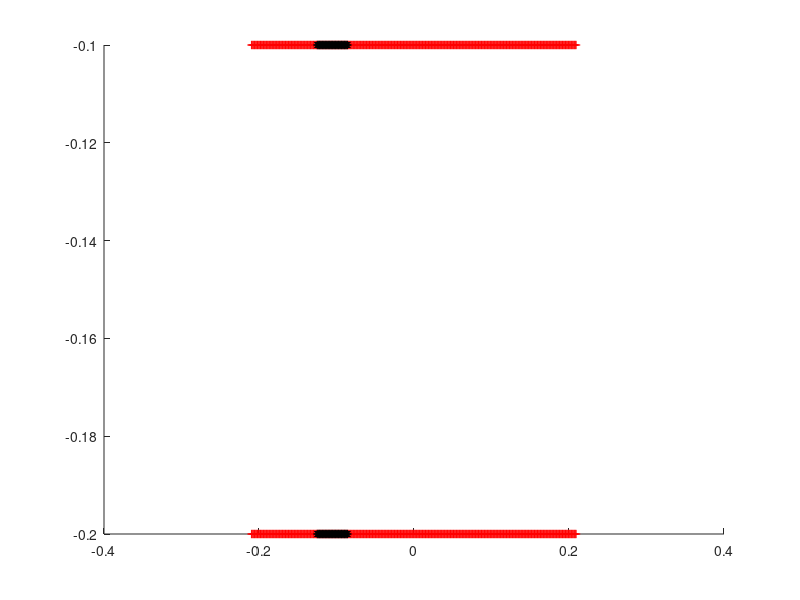

Source code (MATLAB):
L = 1;                              % length of computational domain (m)
N = 512;                            % number of Cartesian grid meshwidths at the finest level of the AMR grid
dx = L/N;                           % Cartesian mesh width (m)
ds = L/(2*N);                       % space between boundary points in straight tube

%%%%%%%%%%%%%%%%%%%%%%%%%%%%%%%%%%%%%%%%%%%%%%%%%%%
%%%%%%%%%%%%%%%%%%%%%%%%%%%%%%%%%%%%%%%%%%%%%%%%%%%
%Parameters for the racetrack

Let = 0.4;                          % Length of elastic tube (m)
Nend = 10;                          % Number of rigid points on each end of elastic section
Lt = Let+2*Nend*ds;                 % Length of straight section with three rigid points on each end
Llong = 0.10;                        % Lenght of long end of the tube

diameter = 0.1;                     % diameter of the tube
R2 = 0.1;                           % radius of inner wall
R1 = R2+diameter;                   % radius of outer wall

Nstraight = 2*ceil(Lt/ds);          % number of points along each straight section
%Ncurve = 2*ceil(pi*R1/ds);          % number of points along each curved section
Nrace = 4*ceil(Llong/ds);         % number of points making up the racetrack part
%Nrace = Nstraight+2*Ncurve;         % number of points making up the racetrack part
%dtheta = pi/(Ncurve/2);             % angle increment for drawing curved edges

mesh_name = 'heart_';               % structure name

centery = 0;                        % y-position of center of curved sections
centerx1 = -0.5*Lt;                 % x-position of center of left curved section
centerx2 = 0.5*Lt;                  % x-position of center of right curved section

%%%%%%%%%%%%%%%%%%%%%%%%%%%%%%%%%%%%%%%%%%%%%%%%%%%%%%%%%%
%%%%%%%%%%%%%%%%%%%%%%%%%%%%%%%%%%%%%%%%%%%%%%%%%%%%%%%%%
% Parameters for the pericardium
Dp = 2*diameter;                    %diameter of the pericardium
Nperi = 2*ceil((Dp-diameter)/ds);  % number of boundary points along the sides of the pericardium
Nperitot = Nperi + Nstraight;       % total number of pericardium points

%%%%%%%%%%%%%%%%%%%%%%%%%%%%%%%%%%%%%%%%%%%%%%%%%%%%%%%%%%
%%%%%%%%%%%%%%%%%%%%%%%%%%%%%%%%%%%%%%%%%%%%%%%%%%%%%%%%%
% Parameters for the actuator
La = 0.04;                          % length of the actuator section
NLa = ceil(La/ds);                  % number of points along each actuator
Ca = 0.25*Lt;                       % center of the actuator section
NCa = ceil(ceil(Nstraight/2)*Ca/Lt); % index of the center point
Na1 = NCa - ceil(NLa/2);            % index of the starting point with respect to the elastic section
Na2 = Na1+NLa-1;                    % index of the ending point with respect to the elastic section

%%%%%%%%%%%%%%%%%%%%%%%%%%%%%%%%%%%%%%%%%%%
%%%%%%%%%%%%%%%%%%%%%%%%%%%%%%%%%%%%%%%%%%%
% material parameters
kappa_spring = 2.0e0;               % spring constant (Newton)
kappa_beam = 5.0e-1;                 % beam stiffness constant (Newton m^2)
kappa_target = kappa_spring;        % target point penalty spring constant (Newton)


%%%%%%%%%%%%%
% Plotting things 

figure(1)
hold on

%%%%%%%%%%%%%%%%%%%%%%%%%%%%%%%%%%%%%%%%%%%%%%%%%%%%%%%%%%%%%%%%%%%%%%%%%%%%%%%%
%%%%%%%%%%%%%%%%%%%%%%%%%%%%%%
% Make the elastic section of the tube
% Write out the vertex information

vertex_fid = fopen([mesh_name 'tube_' num2str(N) '.vertex'], 'w');
fprintf(vertex_fid, '%d\n', Nstraight);

%top part
for i=1:ceil(Nstraight/2),
    ytop = centery-R2;
    xtop = -Lt/2+(i-1)*ds;
    plot(xtop,ytop,'r-+')
    fprintf(vertex_fid, '%1.16e %1.16e\n', xtop, ytop);
end

%bottom part
for i=ceil(Nstraight/2)+1:Nstraight,
    ybot = centery-R1;
    xbot = -Lt/2+(i-ceil(Nstraight/2)-1)*ds;
    plot(xbot,ybot,'r-+')
    fprintf(vertex_fid, '%1.16e %1.16e\n', xbot, ybot);
end
fclose(vertex_fid);

%%%%%%%%%%%%%%%%%%%%%%%%%%%%%%%%%%%%%%%%%%%%%%%%%%%%%%%%%%%%%%%%%%%%%%%%%%%%%%%%
%%%%%%%%%%%%%%%%%%%%%%%%%%%%%%
% actuator part
% Write out the vertex information

%top part
vertex_fid = fopen(['actuator_top_' num2str(N) '.vertex'], 'w');
fprintf(vertex_fid, '%d\n', NLa);

for i=Na1:Na2,
    ytop = centery-R2;
    xtop = -Lt/2+i*ds;
    plot(xtop,ytop,'k*')
    fprintf(vertex_fid, '%1.16e %1.16e\n', xtop, ytop);
end
fclose(vertex_fid);

%bottom part
vertex_fid = fopen(['actuator_bot_' num2str(N) '.vertex'], 'w');
fprintf(vertex_fid, '%d\n', NLa);

for i=Na1:Na2,
    ybot = centery-R1;
    xbot = -Lt/2+i*ds;
    plot(xbot,ybot,'k*')
    fprintf(vertex_fid, '%1.16e %1.16e\n', xbot, ybot);
end
fclose(vertex_fid);

%%%%%%%%%%%%%%%%%%%%%%%%%%%%%%%%%%%%%%%%%%%%%%%%%%%%%%%%%%%%%%%%%%%%%%%%%%%%%%%%
%%%%%%%%%%%%%%%%%%%%%%%%%%%%%%
% NO race track part
% Write out the vertex information

vertex_fid = fopen([mesh_name 'norace_' num2str(N) '.vertex'], 'w');
fprintf(vertex_fid, '%d\n', Nrace);

%right curved part of NO racetrack
for i=1:ceil(Nrace/4),
    ytop = centery-R2;
    xtop = Lt/2+i*ds;
    plot(xtop,ytop,'b-')
    fprintf(vertex_fid, '%1.16e %1.16e\n', xtop, ytop);
end

for i=1:ceil(Nrace/4),
    ybot = centery-R1;
    xbot = Lt/2+i*ds;
    plot(xbot,ybot,'b-')
    fprintf(vertex_fid, '%1.16e %1.16e\n', xbot, ybot);
end


%left curved part of MO racetrack
for i=1:ceil(Nrace/4),
    ytop = centery-R2;
    xtop = -Lt/2-i*ds;
    plot(xtop,ytop,'b-')
    fprintf(vertex_fid, '%1.16e %1.16e\n', xtop, ytop);
end

for i=1:ceil(Nrace/4),
    ybot = centery-R1;
    xbot = -Lt/2-i*ds;
    plot(xbot,ybot,'b-')
    fprintf(vertex_fid, '%1.16e %1.16e\n', xbot, ybot);
end
fclose(vertex_fid);

%%%%%%%%%%%%%%%%%%%%%%%%%%%%%%%%%%%%%%%%%%%%%%%%%%%%%%%%%%%%%%%%%%%%%%%%%%%%%%%%
%%%%%%%%%%%%%%%%%%%%%%%%%%%%%%%%%%%%%%%%%%%%%%%%%%%%%%%%%%%%%%%%%%%%%%%%
% Pericardium
% Write out the vertex information
% 
% vertex_fid = fopen([mesh_name 'peri_' num2str(N) '.vertex'], 'w');
% fprintf(vertex_fid, '%d\n', Nperitot);
% 
% % make the top and bottom of the pericardium
% for i=1:ceil(Nstraight/2),
%     ytop = centery-(R2-(Dp-diameter)/2);
%     xtop = -Lt/2+(i-1)*ds;
%     fprintf(vertex_fid, '%1.16e %1.16e\n', xtop, ytop);
% end
% 
% for i=ceil(Nstraight/2)+1:Nstraight,
%     ybot = centery-R1-(Dp-diameter)/2;
%     xbot = -Lt/2+(i-ceil(Nstraight/2)-1)*ds;
%     fprintf(vertex_fid, '%1.16e %1.16e\n', xbot, ybot);
% end
% 
% % make the four side pieces
% for i=Nstraight+1:Nstraight+ceil(Nperi/4),
%     y = centery-(R1+(Dp-diameter)/2)+(i-Nstraight-1)*ds;
%     x = -Lt/2;
%     fprintf(vertex_fid, '%1.16e %1.16e\n', x, y);
% end
% 
% for i=Nstraight+ceil(Nperi/4)+1:Nstraight+ceil(Nperi/2),
%     y = centery-R2+(i-Nstraight-ceil(Nperi/4)-1)*ds;
%     x = -Lt/2;
%     fprintf(vertex_fid, '%1.16e %1.16e\n', x, y);
% end
% 
% for i=Nstraight+ceil(Nperi/2)+1:Nstraight+ceil(3*Nperi/4),
%     y = centery-(R1+(Dp-diameter)/2)+(i-Nstraight-ceil(Nperi/2)-1)*ds;
%     x = Lt/2;
%     fprintf(vertex_fid, '%1.16e %1.16e\n', x, y);
% end
% 
% for i=Nstraight+ceil(3*Nperi/4)+1:Nperitot,
%     y = centery-R2+(i-Nstraight-ceil(3*Nperi/4)-1)*ds;
%     x = Lt/2;
%     fprintf(vertex_fid, '%1.16e %1.16e\n', x, y);
% end
% fclose(vertex_fid);


hold off

%%%%%%%%%%%%%%%%%%%%%%%%%%%%%%%%%%%%%%%%%%%%%%%%%%%%%%%%%%%%%%%%%%%%%%%%%%%%%%%%
%%%%%%%%%%%%%%%%%%%%%%%%%%%%%%%%%%%%%%%%%%%%%%%%%%%%%%%%%%%%%%%%%%%%%%%%%%%%%%%%
% Write out the spring information for the elastic section

spring_fid = fopen([mesh_name 'tube_' num2str(N) '.spring'], 'w');
fprintf(spring_fid, '%d\n', Nstraight-2);

%elastic part of tube
for i = 0:ceil(Nstraight/2)-2,
    fprintf(spring_fid, '%d %d %1.16e %1.16e\n', i, i+1, kappa_spring*ds/(ds^2), ds);
end

for i = ceil(Nstraight/2):Nstraight-2,
    fprintf(spring_fid, '%d %d %1.16e %1.16e\n', i, i+1, kappa_spring*ds/(ds^2), ds);
end

fclose(spring_fid);
%
% %%%%%%%%%%%%%%%%%%%%%%%%%%%%%%%%%%%%%%%%%%%%%%%%%%%%%%%%%%%%%%%%%%%%%%%%%%%%%%%%
% %%%%%%%%%%%%%%%%%%%%%%%%%%%%%%%%%%%%%%%%%%%%%%%%%%%%%%%%%%%%%%%%%%%%%%%%%%%%%%%%

% % Write out the beam information for the elastic section

beam_fid = fopen([mesh_name 'tube_' num2str(N) '.beam'], 'w');
fprintf(beam_fid, '%d\n', Nstraight-4);

%elastic part of tube
for i = 0:ceil(Nstraight/2)-3,
    fprintf(beam_fid, '%d %d %d %1.16e\n', i, i+1, i+2, kappa_beam*ds/(ds^4));
end

for i = ceil(Nstraight/2):Nstraight-3,
    fprintf(beam_fid, '%d %d %d %1.16e\n', i, i+1, i+2, kappa_beam*ds/(ds^4));
end
fclose(beam_fid);

%%%%%%%%%%%%%%%%%%%%%%%%%%%%%%%%%%%%%%%%%%%%%%%%%%%%%%%%%%%%%%%%%%%%%%%%%%%%%%%%
%%%%%%%%%%%%%%%%%%%%%%%%%%%%%%%%%%%%%%%%%%%%%%%%%%%%%%%%%%%%%%%%%%%%%%%%%%%%%%%%

% Write out the target point information for the ends of the elastic tube
target_fid = fopen([mesh_name 'tube_' num2str(N) '.target'], 'w');

fprintf(target_fid, '%d\n', 4*Nend);

for i = 0:Nend-1,
    fprintf(target_fid, '%d %1.16e\n', i, kappa_target*ds/(ds^2));
end

for i = ceil(Nstraight/2)-Nend:ceil(Nstraight/2)-1,
    fprintf(target_fid, '%d %1.16e\n', i, kappa_target*ds/(ds^2));
end

for i = ceil(Nstraight/2):ceil(Nstraight/2)+Nend-1,
    fprintf(target_fid, '%d %1.16e\n', i, kappa_target*ds/(ds^2));
end

for i = Nstraight-Nend:Nstraight-1,
    fprintf(target_fid, '%d %1.16e\n', i, kappa_target*ds/(ds^2));
end

fclose(target_fid);

%%%%%%%%%%%%%%%%%%%%%%%%%%%%%%%%%%%%%%%%%%%%%%%%%%%%%%%%%%%%%%%%%%%%%%%%%%%%%%%%
% Write out the target point information for the actuator

%top actuator
target_fid = fopen(['actuator_top_' num2str(N) '.target'], 'w');
fprintf(target_fid, '%d\n', NLa);

for i = 0:NLa-1,
    fprintf(target_fid, '%d %1.16e\n', i, kappa_target*ds/(ds^2));
end

fclose(target_fid);

%bottom actuator
target_fid = fopen(['actuator_bot_' num2str(N) '.target'], 'w');
fprintf(target_fid, '%d\n', NLa);

for i = 0:NLa-1,
    fprintf(target_fid, '%d %1.16e\n', i, kappa_target*ds/(ds^2));
end

fclose(target_fid);

%%%%%%%%%%%%%%%%%%%%%%%%%%%%%%%%%%%%%%%%%%%%%%%%%%%%%%%%%%%%%%%%%%%%%%%%%%%%%%%%
% Write out the target point information for the racetrack
target_fid = fopen([mesh_name 'norace_' num2str(N) '.target'], 'w');

fprintf(target_fid, '%d\n', Nrace);

for i = 0:Nrace-1,
    fprintf(target_fid, '%d %1.16e\n', i, kappa_target*ds/(ds^2));
end

fclose(target_fid);

%%%%%%%%%%%%%%%%%%%%%%%%%%%%%%%%%%%%%%%%%%%%%%%%%%%%%%%%%%%%%%%%%%%%%%%%%%%%%%%%
% Write out the target point information for the pericardium
% target_fid = fopen([mesh_name 'peri_' num2str(N) '.target'], 'w');
% 
% fprintf(target_fid, '%d\n', Nperitot);
% 
% for i = 0:Nperitot-1,
%     fprintf(target_fid, '%d %1.16e\n', i, kappa_target*ds/(ds^2));
% end
% 
% fclose(target_fid);

%%%%%%%%%%%%%%%%%%%%%%%%%%%%%%%%%%%%%%%%%%%%%%%%%%%%%%%%%%%%%%%%%%%%%%%%%%%%%%%%
